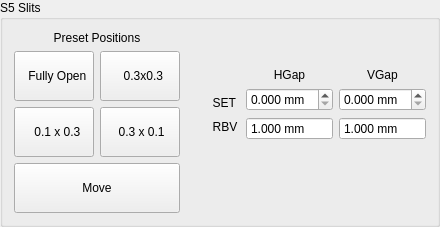
         <widget class="QGroupBox" name="groupBox_26">
          <property name="title">
           <string>S5 Slits</string>
          </property>
          <layout class="QGridLayout" name="gridLayout_28">
           <item row="1" column="0" colspan="2">
            <widget class="QLabel" name="label_7">
             <property name="sizePolicy">
              <sizepolicy hsizetype="Preferred" vsizetype="MinimumExpanding">
               <horstretch>0</horstretch>
               <verstretch>0</verstretch>
              </sizepolicy>
             </property>
             <property name="text">
              <string>Preset Positions</string>
             </property>
             <property name="alignment">
              <set>Qt::AlignBottom|Qt::AlignHCenter</set>
             </property>
            </widget>
           </item>
           <item row="2" column="0">
            <widget class="QPushButton" name="pb_S5_Open">
             <property name="sizePolicy">
              <sizepolicy hsizetype="Preferred" vsizetype="Fixed">
               <horstretch>0</horstretch>
               <verstretch>0</verstretch>
              </sizepolicy>
             </property>
             <property name="text">
              <string>   
  Fully Open
</string>
             </property>
            </widget>
           </item>
           <item row="2" column="2" rowspan="2">
            <layout class="QGridLayout" name="gridLayout_27">
             <item row="0" column="0">
              <layout class="QGridLayout" name="gridLayout_22">
               <item row="1" column="0">
                <widget class="QLabel" name="label_184">
                 <property name="sizePolicy">
                  <sizepolicy hsizetype="Preferred" vsizetype="Fixed">
                   <horstretch>0</horstretch>
                   <verstretch>0</verstretch>
                  </sizepolicy>
                 </property>
                 <property name="text">
                  <string>        SET </string>
                 </property>
                </widget>
               </item>
               <item row="2" column="0">
                <widget class="QLabel" name="label_126">
                 <property name="sizePolicy">
                  <sizepolicy hsizetype="Preferred" vsizetype="Fixed">
                   <horstretch>0</horstretch>
                   <verstretch>0</verstretch>
                  </sizepolicy>
                 </property>
                 <property name="text">
                  <string>        RBV</string>
                 </property>
                </widget>
               </item>
               <item row="0" column="0">
                <widget class="QLabel" name="label_8">
                 <property name="sizePolicy">
                  <sizepolicy hsizetype="Preferred" vsizetype="Fixed">
                   <horstretch>0</horstretch>
                   <verstretch>0</verstretch>
                  </sizepolicy>
                 </property>
                 <property name="text">
                  <string/>
                 </property>
                </widget>
               </item>
              </layout>
             </item>
             <item row="0" column="1">
              <layout class="QGridLayout" name="gridLayout_23">
               <item row="0" column="0">
                <widget class="QLabel" name="label_182">
                 <property name="sizePolicy">
                  <sizepolicy hsizetype="Preferred" vsizetype="Fixed">
                   <horstretch>0</horstretch>
                   <verstretch>0</verstretch>
                  </sizepolicy>
                 </property>
                 <property name="text">
                  <string>HGap</string>
                 </property>
                 <property name="alignment">
                  <set>Qt::AlignCenter</set>
                 </property>
                </widget>
               </item>
               <item row="1" column="0">
                <widget class="QDoubleSpinBox" name="db_s5_x_set">
                 <property name="suffix">
                  <string> mm</string>
                 </property>
                 <property name="decimals">
                  <number>3</number>
                 </property>
                </widget>
               </item>
               <item row="2" column="0">
                <widget class="QDoubleSpinBox" name="db_s5_x">
                 <property name="sizePolicy">
                  <sizepolicy hsizetype="Preferred" vsizetype="Fixed">
                   <horstretch>0</horstretch>
                   <verstretch>0</verstretch>
                  </sizepolicy>
                 </property>
                 <property name="readOnly">
                  <bool>true</bool>
                 </property>
                 <property name="buttonSymbols">
                  <enum>QAbstractSpinBox::NoButtons</enum>
                 </property>
                 <property name="suffix">
                  <string> mm</string>
                 </property>
                 <property name="decimals">
                  <number>3</number>
                 </property>
                 <property name="minimum">
                  <double>-0.100000000000000</double>
                 </property>
                 <property name="maximum">
                  <double>4.000000000000000</double>
                 </property>
                 <property name="value">
                  <double>1.000000000000000</double>
                 </property>
                </widget>
               </item>
              </layout>
             </item>
             <item row="0" column="2">
              <layout class="QGridLayout" name="gridLayout_26">
               <item row="0" column="0">
                <widget class="QLabel" name="label_185">
                 <property name="sizePolicy">
                  <sizepolicy hsizetype="Preferred" vsizetype="Fixed">
                   <horstretch>0</horstretch>
                   <verstretch>0</verstretch>
                  </sizepolicy>
                 </property>
                 <property name="text">
                  <string>VGap</string>
                 </property>
                 <property name="alignment">
                  <set>Qt::AlignCenter</set>
                 </property>
                </widget>
               </item>
               <item row="1" column="0">
                <widget class="QDoubleSpinBox" name="db_s5_y_set">
                 <property name="suffix">
                  <string> mm</string>
                 </property>
                 <property name="decimals">
                  <number>3</number>
                 </property>
                </widget>
               </item>
               <item row="2" column="0">
                <widget class="QDoubleSpinBox" name="db_s5_y">
                 <property name="sizePolicy">
                  <sizepolicy hsizetype="Preferred" vsizetype="Fixed">
                   <horstretch>0</horstretch>
                   <verstretch>0</verstretch>
                  </sizepolicy>
                 </property>
                 <property name="readOnly">
                  <bool>true</bool>
                 </property>
                 <property name="buttonSymbols">
                  <enum>QAbstractSpinBox::NoButtons</enum>
                 </property>
                 <property name="suffix">
                  <string> mm</string>
                 </property>
                 <property name="decimals">
                  <number>3</number>
                 </property>
                 <property name="minimum">
                  <double>-0.100000000000000</double>
                 </property>
                 <property name="maximum">
                  <double>4.000000000000000</double>
                 </property>
                 <property name="value">
                  <double>1.000000000000000</double>
                 </property>
                </widget>
               </item>
              </layout>
             </item>
            </layout>
           </item>
           <item row="3" column="0">
            <widget class="QPushButton" name="pb_S5_HClose">
             <property name="sizePolicy">
              <sizepolicy hsizetype="Preferred" vsizetype="Fixed">
               <horstretch>0</horstretch>
               <verstretch>0</verstretch>
              </sizepolicy>
             </property>
             <property name="text">
              <string>
  0.1 x 0.3 
</string>
             </property>
            </widget>
           </item>
           <item row="2" column="1">
            <widget class="QPushButton" name="pb_S5_Close">
             <property name="sizePolicy">
              <sizepolicy hsizetype="Preferred" vsizetype="Fixed">
               <horstretch>0</horstretch>
               <verstretch>0</verstretch>
              </sizepolicy>
             </property>
             <property name="text">
              <string>  
  0.3x0.3  
 </string>
             </property>
            </widget>
           </item>
           <item row="3" column="1">
            <widget class="QPushButton" name="pb_S5_VClose">
             <property name="sizePolicy">
              <sizepolicy hsizetype="Preferred" vsizetype="Fixed">
               <horstretch>0</horstretch>
               <verstretch>0</verstretch>
              </sizepolicy>
             </property>
             <property name="text">
              <string>
 0.3 x 0.1
</string>
             </property>
            </widget>
           </item>
           <item row="4" column="0" colspan="2">
            <widget class="QPushButton" name="pb_move_s5">
             <property name="text">
              <string>
Move 
</string>
             </property>
            </widget>
           </item>
          </layout>
         </widget>
